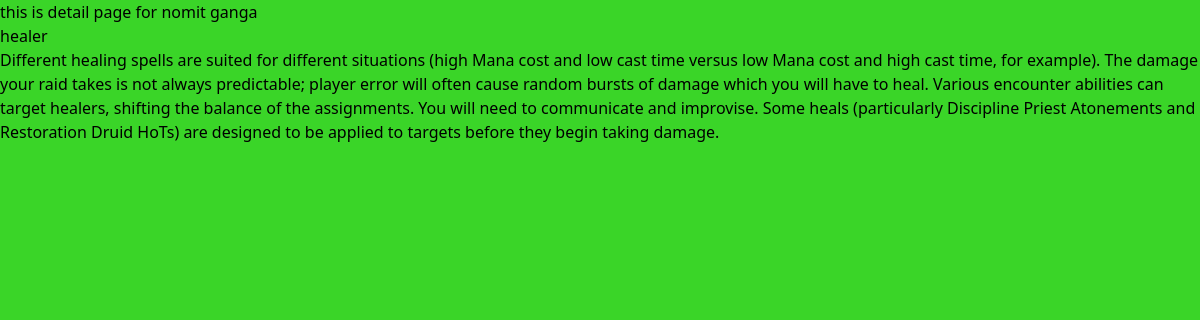
The page /farty/2/ on the database its author committed.
### farty/models.py (models this page shows, shortened)
class heroname(models.Model):
  herotype_choices = [('warrior', 'Warrior'), ('mage', 'Mage'), ('archer', 'Archer'),('healer', 'Healer')]
  name = models.CharField(max_length=100)
  image= models.ImageField(upload_to='heronames/')
  age = models.IntegerField()
  herotype = models.CharField(max_length=20, choices=herotype_choices )
  abilities = models.TextField(default='No abilities listed.')

### farty/views.py (the view)
# urls.py: path('<int:hero_id>/', views.hero_detail, name="hero-detail"),
def hero_detail(request, hero_id):
     hero=get_object_or_404(heroname, pk=hero_id)
     return render(request,"hero_detail.html", {'hero': hero})

### farty/templates/hero_detail.html (shortened to what this page needs)
{% extends 'layout.html' %}
{% block content %}
    this is detail page for {{ hero.name }}
    <h3>{{ hero.herotype }}</h3>
    <h2>{{ hero.abilities }}</h2>
{% endblock %}

### static/super.css (style rules this page uses)
body { background-color: #33d421f6; margin: 0; }

### rows shown on the page
heroname: name "nomit ganga", herotype "healer", abilities "Different healing spells are suited for different situations (high Mana cost and low cast time versus low Mana cost and high cast time, for example). The damage your raid takes is not always predictable; player error will often cause random bursts of damage which you will have to heal. Various encounter abilities can target healers, shifting the balance of the assignments. You will need to communicate and improvise. Some heals (particularly Discipline Priest Atonements and Restoration Druid HoTs) are designed to be applied to targets before they begin taking damage."
